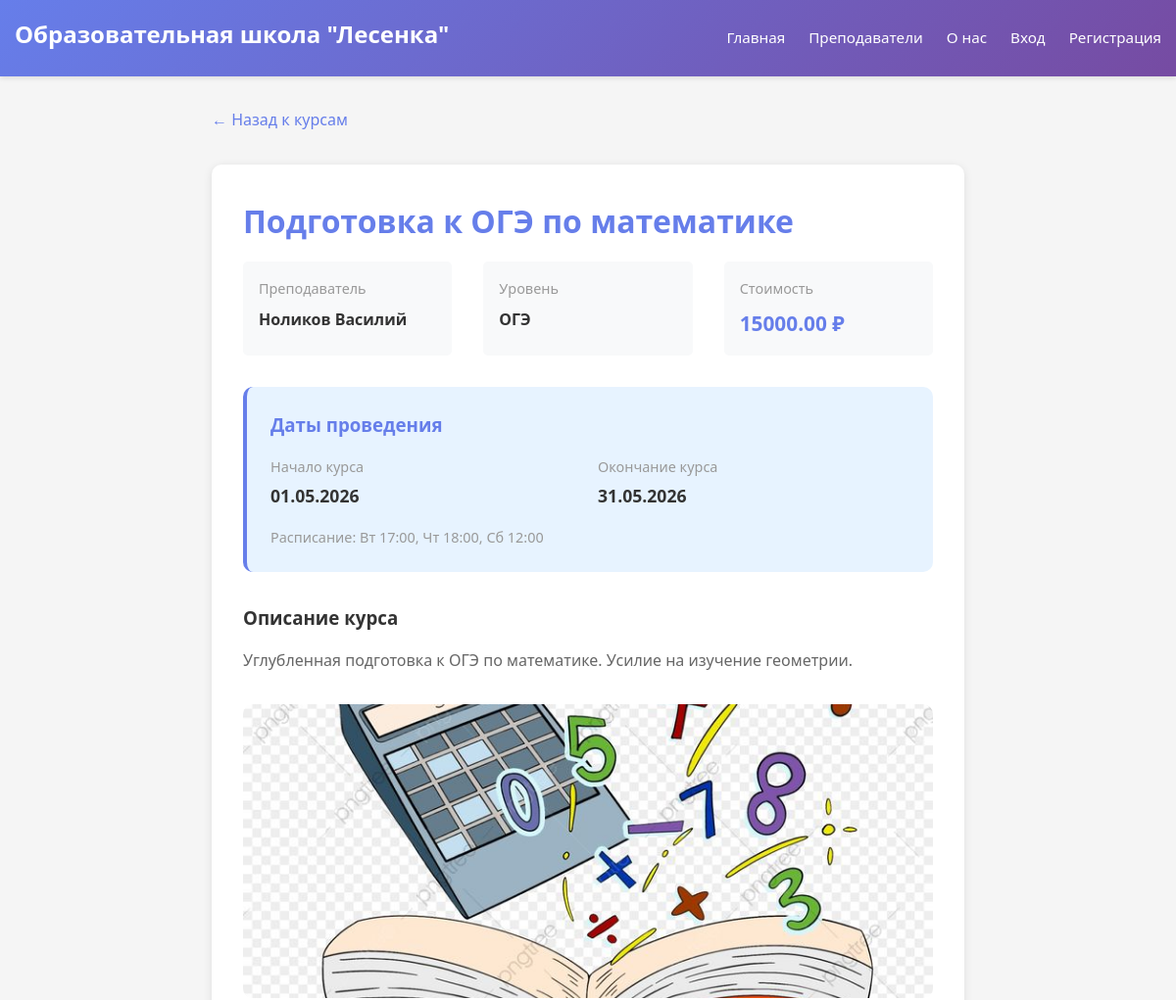
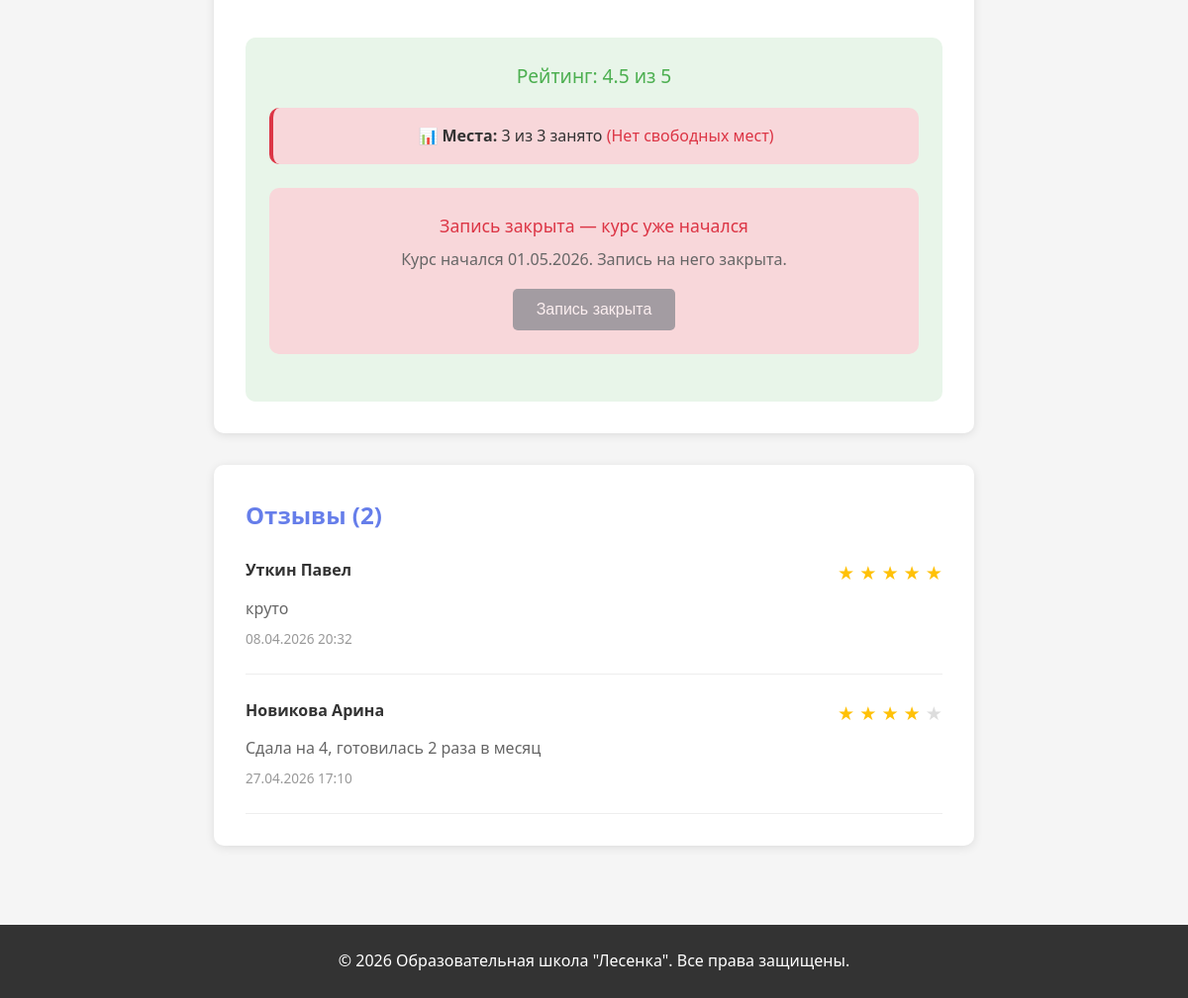
The app's page /course/3/ with its own data (2 pictures, top to bottom).
### main/models.py (models this page shows, shortened)
class Course(models.Model):
    course_id = models.AutoField(primary_key=True)
    name = models.CharField(max_length=255)
    description = models.TextField()
    teacher = models.ForeignKey(Teacher, on_delete=models.CASCADE, db_column='teacher_id')
    level = models.CharField(max_length=50)
    price = models.DecimalField(
        max_digits=10,
        decimal_places=2,
        validators=[MinValueValidator(0.01)]
    )
    start_date = models.DateField()
    end_date = models.DateField()
    raspisanie = models.CharField(max_length=255, blank=True, null=True)
    is_activ = models.BooleanField(default=True)
    max_students = models.PositiveIntegerField(
        default=15,
        help_text='Максимальное количество студентов на курсе'
    )
    photo_url = models.CharField(max_length=500, blank=True, null=True)
    photo = models.ImageField(
        upload_to='courses/photos/',
        blank=True,
        null=True,
        help_text='Фотография курса (необязательно)'
    )
    class Meta:
        db_table = 'courses'
    def get_enrolled_count(self):
        return RecordCourse.objects.filter(
            course=self,
            status='Подтверждена'
        ).count()
    def is_full(self):
        return self.get_enrolled_count() >= self.max_students
    def get_available_spots(self):
        return max(0, self.max_students - self.get_enrolled_count())

class Teacher(models.Model):
    teacher_id = models.AutoField(primary_key=True)
    user = models.ForeignKey(Users, on_delete=models.CASCADE, db_column='user_id')
    first_name = models.CharField(
        max_length=100,
        validators=[
            RegexValidator(
                regex=r'^[а-яА-Яa-zA-Z]{2,50}$',
                message='Имя должно содержать от 2 до 50 букв'
            )
        ]
    )
    last_name = models.CharField(
        max_length=100,
        validators=[
            RegexValidator(
                regex=r'^[а-яА-Яa-zA-Z]{2,50}$',
                message='Фамилия должна содержать от 2 до 50 букв'
            )
        ]
    )
    description = models.TextField(blank=True, null=True)
    email = models.EmailField(
        max_length=255,
        validators=[EmailValidator(message='Введите корректный email адрес')]
    )
    photo_url = models.CharField(max_length=500, blank=True, null=True)
    photo = models.ImageField(
        upload_to='teachers/photos/',
        blank=True,
        null=True,
        help_text='Фотография преподавателя (необязательно)'
    )
    is_activ = models.BooleanField(default=True)
    class Meta:
        db_table = 'teachers'

class Feedback(models.Model):
    feedback_id = models.AutoField(primary_key=True)
    abiturient = models.ForeignKey(Abiturient, on_delete=models.CASCADE, db_column='abitur_id')
    course = models.ForeignKey(
        Course,
        on_delete=models.CASCADE,
        db_column='course_id',
        related_name='feedbacks'
    )
    rating = models.SmallIntegerField(
        validators=[
            MinValueValidator(1, message='Минимальная оценка: 1'),
            MaxValueValidator(5, message='Максимальная оценка: 5')
        ]
    )
    comment = models.TextField(max_length=1000, blank=True, null=True)
    created_at = models.DateTimeField(auto_now_add=True)
    MODERATION_CHOICES = [
        ('pending', 'На модерации'),
        ('approved', 'Одобрен'),
        ('rejected', 'Отклонён'),
    ]
    status = models.CharField(
        max_length=20,
        choices=MODERATION_CHOICES,
        default='pending'
    )
    moderated_at = models.DateTimeField(null=True, blank=True)
    moderated_by = models.ForeignKey(
        'auth.User',
        on_delete=models.SET_NULL,
        null=True,
        blank=True,
        related_name='moderated_feedbacks'
    )
    class Meta:
        db_table = 'feedbacks'
        constraints = [
            models.UniqueConstraint(
                fields=['abiturient', 'course'],
                name='unique_feedback_per_course'
            )
        ]

class Abiturient(models.Model):
    abitur_id = models.AutoField(primary_key=True)
    user = models.ForeignKey(Users, on_delete=models.CASCADE, db_column='user_id')
    first_name = models.CharField(
        max_length=100,
        validators=[
            RegexValidator(
                regex=r'^[а-яА-Яa-zA-Z]{2,50}$',
                message='Имя должно содержать от 2 до 50 букв'
            )
        ]
    )
    last_name = models.CharField(
        max_length=100,
        validators=[
            RegexValidator(
                regex=r'^[а-яА-Яa-zA-Z]{2,50}$',
                message='Фамилия должна содержать от 2 до 50 букв'
            )
        ]
    )
    email = models.EmailField(
        max_length=255,
        validators=[EmailValidator(message='Введите корректный email адрес')]
    )
    phone = models.CharField(
        max_length=20,
        blank=True,
        null=True,
        validators=[
            RegexValidator(
                regex=r'^[\+]?[0-9\s\-\(\)]{10,20}$',
                message='Введите телефон в формате +7 (___) ___-__-__'
            )
        ]
    )
    class_name = models.CharField(
        max_length=20,
        db_column='class',
        blank=True,
        null=True,
        validators=[
            RegexValidator(
                regex=r'^[1-4]?[0-9][а-яА-Я]?$',
                message='Введите класс в формате 9а, 10б, 11в'
            )
        ]
    )
    school = models.ForeignKey(
        School,
        on_delete=models.SET_NULL,
        db_column='school_id',
        null=True,
        blank=True
    )
    parent = models.ForeignKey(
        Parent,
        on_delete=models.SET_NULL,
        db_column='parent_id',
        null=True,
        blank=True
    )
    photo = models.ImageField(
        upload_to='students/photos/',
        blank=True,
        null=True,
        help_text='Фотография абитуриента (необязательно)'
    )
    is_activ = models.BooleanField(default=True)
    class Meta:
        db_table = 'abiturients'

### main/views.py (the view, shortened to what this page needs)
# urls.py: path('course/<int:course_id>/', views.course_detail, name='course_detail'),
def course_detail(request, course_id):
    course = get_object_or_404(Course, course_id=course_id)
    feedbacks = Feedback.objects.filter(course=course, status='approved').select_related('abiturient')
    avg_rating = feedbacks.aggregate(Avg('rating'))['rating__avg']
    user_enrollment = None
    enrolled_count = course.get_enrolled_count()
    is_full = course.is_full()
    available_spots = course.get_available_spots()
    course_started = course.start_date < date.today()
    course_ended = course.end_date < date.today()
    enrollment_closed = course_started or course_ended
    context = {
        'course': course,
        'feedbacks': feedbacks,
        'avg_rating': avg_rating or 0,
        'user_enrollment': user_enrollment,
        'enrolled_count': enrolled_count,
        'is_full': is_full,
        'available_spots': available_spots,
        'max_students': course.max_students,
        'now': date.today(),
        'course_started': course_started,
        'course_ended': course_ended,
        'enrollment_closed': enrollment_closed,
    }
    return render(request, 'main/course_detail.html', context)

### main/templates/main/course_detail.html (shortened to what this page needs)
{% extends 'main/base.html' %}
{% block content %}
<div style="max-width: 800px; margin: 0 auto; padding: 2rem 1rem;">
    <a href="{% url 'index' %}" style="color: #667eea; text-decoration: none; margin-bottom: 2rem; display: inline-block;">
        ← Назад к курсам
    </a>
    <div style="background: white; border-radius: 10px; padding: 2rem; box-shadow: 0 2px 10px rgba(0,0,0,0.1); margin-bottom: 2rem;">
        <h1 style="color: #667eea; margin-bottom: 1rem;">{{ course.name }}</h1>
        <div style="display: flex; gap: 2rem; margin-bottom: 2rem; flex-wrap: wrap;">
            <div style="background: #f8f9fa; padding: 1rem; border-radius: 5px; flex: 1; min-width: 200px;">
                <p style="color: #999; font-size: 0.9rem; margin-bottom: 0.5rem;">Преподаватель</p>
                <p style="font-weight: bold; color: #333;">{{ course.teacher.last_name }} {{ course.teacher.first_name }}</p>
            </div>
            <div style="background: #f8f9fa; padding: 1rem; border-radius: 5px; flex: 1; min-width: 200px;">
                <p style="color: #999; font-size: 0.9rem; margin-bottom: 0.5rem;">Уровень</p>
                <p style="font-weight: bold; color: #333;">{{ course.level }}</p>
            </div>
            <div style="background: #f8f9fa; padding: 1rem; border-radius: 5px; flex: 1; min-width: 200px;">
                <p style="color: #999; font-size: 0.9rem; margin-bottom: 0.5rem;">Стоимость</p>
                <p style="font-weight: bold; color: #667eea; font-size: 1.3rem;">{{ course.price }} ₽</p>
            </div>
        </div>
        <div style="background: #e7f3ff; padding: 1.5rem; border-radius: 10px; margin-bottom: 2rem; border-left: 4px solid #667eea;">
            <h3 style="color: #667eea; margin-bottom: 1rem;">Даты проведения</h3>
            <div style="display: grid; grid-template-columns: 1fr 1fr; gap: 1rem;">
                <div>
                    <p style="color: #999; font-size: 0.9rem; margin-bottom: 0.25rem;">Начало курса</p>
                    <p style="font-weight: bold; color: #333; font-size: 1.1rem;">{{ course.start_date|date:"d.m.Y" }}</p>
                </div>
                <div>
                    <p style="color: #999; font-size: 0.9rem; margin-bottom: 0.25rem;">Окончание курса</p>
                    <p style="font-weight: bold; color: #333; font-size: 1.1rem;">{{ course.end_date|date:"d.m.Y" }}</p>
                </div>
            </div>
            {% if course.raspisanie %}
            <p style="color: #999; margin-top: 1rem; font-size: 0.9rem;">
                Расписание: {{ course.raspisanie }}
            </p>
            {% endif %}
        </div>
        <div style="margin-bottom: 2rem;">
            <h3 style="color: #333; margin-bottom: 1rem;">Описание курса</h3>
            <p style="color: #666; line-height: 1.6;">{{ course.description }}</p>
        </div>
        {% if course.photo %}
        <img src="{{ course.photo.url }}" alt="{{ course.name }}"
             style="width: 100%; height: 300px; object-fit: cover; border-radius: 10px; margin-bottom: 2rem;">
        {% elif course.photo_url %}
        <img src="{{ course.photo_url }}" alt="{{ course.name }}"
             style="width: 100%; height: 300px; object-fit: cover; border-radius: 10px; margin-bottom: 2rem;">
        {% else %}
        <div style="width: 100%; height: 300px; background: linear-gradient(135deg, #667eea 0%, #764ba2 100%);
                    border-radius: 10px; display: flex; align-items: center; justify-content: center; color: white; font-size: 5rem; margin-bottom: 2rem;">
            📚
        </div>
        {% endif %}
        <div style="background: #e8f5e9; padding: 1.5rem; border-radius: 10px; text-align: center;">
            <p style="color: #4caf50; font-size: 1.2rem; margin-bottom: 1rem;">
                Рейтинг: {{ avg_rating|floatformat:1 }} из 5
            </p>
            <div style="background: {% if is_full %}#f8d7da{% else %}#d4edda{% endif %};
                        padding: 1rem;
                        border-radius: 10px;
                        margin-bottom: 1.5rem;
                        border-left: 4px solid {% if is_full %}#dc3545{% else %}#28a745{% endif %};">
                <p style="margin: 0; color: #333;">
                    <strong>📊 Места:</strong>
                    {{ enrolled_count }} из {{ max_students }} занято
                    {% if available_spots > 0 %}
                        <span style="color: #28a745;">({{ available_spots }} мест свободно)</span>
                    {% else %}
                        <span style="color: #dc3545;">(Нет свободных мест)</span>
                    {% endif %}
                </p>
            </div>
            {% if enrollment_closed %}
            <div style="background: #f8d7da; padding: 1.5rem; border-radius: 10px; text-align: center; margin-bottom: 1.5rem;">
                {% if course_ended %}
                <p style="color: #dc3545; font-size: 1.1rem; margin-bottom: 0.5rem;">
                    Запись закрыта — курс завершился
                </p>
                <p style="color: #666; margin-bottom: 1rem;">
                    Курс завершился {{ course.end_date|date:"d.m.Y" }}.
                </p>
                {% elif course_started %}
                <p style="color: #dc3545; font-size: 1.1rem; margin-bottom: 0.5rem;">
                    Запись закрыта — курс уже начался
                </p>
                <p style="color: #666; margin-bottom: 1rem;">
                    Курс начался {{ course.start_date|date:"d.m.Y" }}. Запись на него закрыта.
                </p>
                {% endif %}
                <button class="btn" disabled style="background: #6c757d; cursor: not-allowed; opacity: 0.6;">
                    Запись закрыта
                </button>
            </div>
            {% endif %}
        </div>
    </div>
    <div style="background: white; border-radius: 10px; padding: 2rem; box-shadow: 0 2px 10px rgba(0,0,0,0.1);">
        <h2 style="color: #667eea; margin-bottom: 1.5rem;">Отзывы ({{ feedbacks.count }})</h2>
        {% if feedbacks %}
        <div style="display: flex; flex-direction: column; gap: 1.5rem;">
            {% for feedback in feedbacks %}
            <div style="border-bottom: 1px solid #eee; padding-bottom: 1.5rem;">
                <div style="display: flex; justify-content: space-between; margin-bottom: 0.5rem;">
                    <strong style="color: #333;">{{ feedback.abiturient.last_name }} {{ feedback.abiturient.first_name }}</strong>
                    <div style="color: #ffc107; font-size: 1.2rem;">
                        {% for i in "12345"|make_list %}
                            {% if forloop.counter <= feedback.rating %}★{% else %}<span style="color: #ddd;">★</span>{% endif %}
                        {% endfor %}
                    </div>
                </div>
                <p style="color: #666; line-height: 1.5;">{{ feedback.comment }}</p>
                <p style="color: #999; font-size: 0.85rem; margin-top: 0.5rem;">
                    {{ feedback.created_at|date:"d.m.Y H:i" }}
                </p>
            </div>
            {% endfor %}
        </div>
        {% else %}
        <p style="color: #999; text-align: center;">Пока нет отзывов. Будьте первым!</p>
        {% endif %}
    </div>
</div>
{% endblock %}

### main/templates/main/base.html (style rules this page uses)
* { margin: 0; padding: 0; box-sizing: border-box; }
body { font-family: 'Segoe UI', Tahoma, Geneva, Verdana, sans-serif; background-color: #f5f5f5; color: #333; line-height: 1.6; }
.btn { display: inline-block; padding: 0.75rem 1.5rem; background: linear-gradient(135deg, #667eea 0%, #764ba2 100%); color: white; text-decoration: none; border-radius: 5px; transition: transform 0.2s; border: none; cursor: pointer; font-size: 1rem; text-align: center; }

### records on screen
Course: name "Подготовка к ОГЭ по математике", teacher.last_name "Ноликов", teacher.first_name "Василий", level "ОГЭ", price "15000.00", start_date "01.05.2026", end_date "31.05.2026", raspisanie "Вт 17:00, Чт 18:00, Сб 12:00", description "Углубленная подготовка к ОГЭ по математике. Усилие на изучение геометрии.", photo (picture)
Feedback: abiturient.last_name "Уткин", abiturient.first_name "Павел", rating 5 (drawn), comment "круто", created_at "08.04.2026 20:32"
Feedback: abiturient.last_name "Новикова", abiturient.first_name "Арина", rating 4 (drawn), comment "Сдала на 4, готовилась 2 раза в месяц", created_at "27.04.2026 17:10"

### other values on screen
{{ avg_rating|floatformat:1 }} "4.5"
{{ enrolled_count }} "3"
{{ max_students }} "3"
{{ feedbacks.count }} "2"
